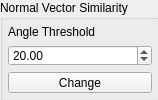
<?xml version="1.0" encoding="UTF-8"?>
<ui version="4.0">
 <class>NormalVectorSimilarityConf</class>
 <widget class="QWidget" name="NormalVectorSimilarityConf">
  <property name="geometry">
   <rect>
    <x>0</x>
    <y>0</y>
    <width>158</width>
    <height>100</height>
   </rect>
  </property>
  <property name="windowTitle">
   <string>Form</string>
  </property>
  <widget class="QGroupBox" name="groupBox_3">
   <property name="geometry">
    <rect>
     <x>0</x>
     <y>0</y>
     <width>160</width>
     <height>101</height>
    </rect>
   </property>
   <property name="sizePolicy">
    <sizepolicy hsizetype="Expanding" vsizetype="Fixed">
     <horstretch>0</horstretch>
     <verstretch>0</verstretch>
    </sizepolicy>
   </property>
   <property name="minimumSize">
    <size>
     <width>0</width>
     <height>100</height>
    </size>
   </property>
   <property name="maximumSize">
    <size>
     <width>160</width>
     <height>16777215</height>
    </size>
   </property>
   <property name="title">
    <string>Normal Vector Similarity</string>
   </property>
   <layout class="QVBoxLayout" name="verticalLayout_6">
    <property name="leftMargin">
     <number>5</number>
    </property>
    <property name="topMargin">
     <number>5</number>
    </property>
    <property name="rightMargin">
     <number>5</number>
    </property>
    <property name="bottomMargin">
     <number>5</number>
    </property>
    <item>
     <widget class="QLabel" name="label">
      <property name="text">
       <string>Angle Threshold</string>
      </property>
     </widget>
    </item>
    <item>
     <widget class="QDoubleSpinBox" name="threshold_value">
      <property name="maximum">
       <double>90.000000000000000</double>
      </property>
      <property name="value">
       <double>20.000000000000000</double>
      </property>
     </widget>
    </item>
    <item>
     <widget class="QPushButton" name="threshold_button">
      <property name="text">
       <string>Change</string>
      </property>
     </widget>
    </item>
   </layout>
  </widget>
 </widget>
 <resources/>
 <connections/>
</ui>
